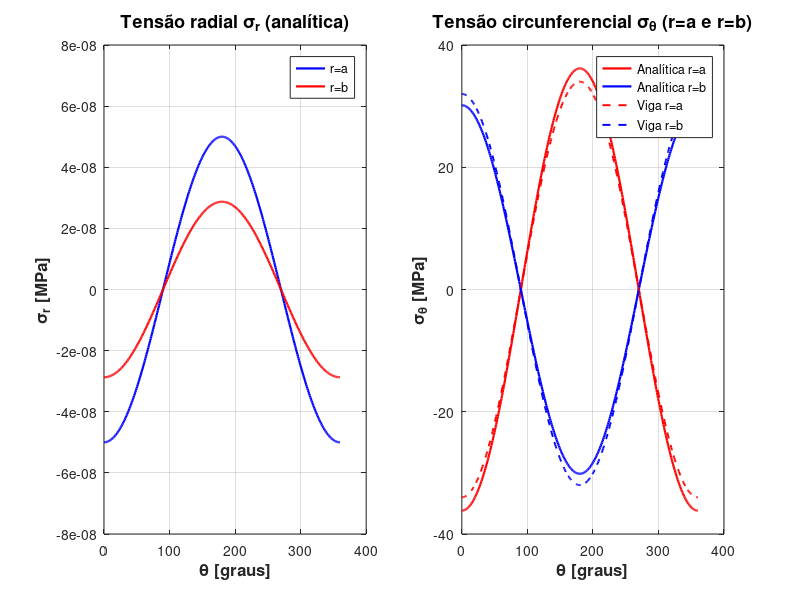

Write the MATLAB code that produced this figure. (Note: this script raises an error after producing the figure.)
%% ========================================================================
%  ANEL PLANO EM ESTADO PLANO DE TENSÕES
%  Comparação: Solução analítica × Teoria simples de viga (energia compl.)
%  Tensões, deformações e deslocamentos
% ========================================================================

clear; clc; close all;

%% ------------------ Dados geométricos e materiais -----------------------

a = 250e-3;            % [m] raio interno
b = 1.2 * a;           % [m] raio externo
E  = 200e9;            % [Pa]
nu = 0.30;             % [-]
t  = 4e-3;             % [m] espessura 
P  = 200;              % [N] força aplicada

Rm = (a + b)/2;        % [m] raio médio
h  = b - a;            % [m] espessura radial
I  = t * h^3 / 12;     % [m^4] momento de inércia (retangular)

% Constantes da função de tensão (item A)
A = 8.2226755804e7;    % [Pa/m³]
B = -4.62525501e5;     % [Pa·m]
D = -2.507916052e7;    % [Pa·m]

% Vetor angular (0 → 2π)
theta = linspace(0, 2*pi, 400);

%% ========================================================================
%  TENSÕES ANALÍTICAS σ_r e σ_θ
% ========================================================================

sigma_r_a = ( 2*A*a - 2*B/a^3 + D/a ) .* cos(theta); % [Pa]
sigma_r_b = ( 2*A*b - 2*B/b^3 + D/b ) .* cos(theta); % [Pa]
sigma_t_a = ( 6*A*a + 2*B/a^3 + D/a ) .* cos(theta); % [Pa]
sigma_t_b = ( 6*A*b + 2*B/b^3 + D/b ) .* cos(theta); % [Pa]

sigma_r_a_MPa = sigma_r_a / 1e6;
sigma_r_b_MPa = sigma_r_b / 1e6;
sigma_t_a_MPa = sigma_t_a / 1e6;
sigma_t_b_MPa = sigma_t_b / 1e6;

%% ------------------ Teoria de viga (corrigida) --------------------------
%  σθ(r=a,θ) = -P*cosθ/(t*h) - 3P(b+a)*cosθ/(t*h^2)
%  σθ(r=b,θ) = -P*cosθ/(t*h) + 3P(b+a)*cosθ/(t*h^2)
sigma_t_beam_a = -P*cos(theta)/(t*h) - 3*P*(b+a)*cos(theta)/(t*h^2);
sigma_t_beam_b = -P*cos(theta)/(t*h) + 3*P*(b+a)*cos(theta)/(t*h^2);
sigma_t_beam_a_MPa = sigma_t_beam_a / 1e6;
sigma_t_beam_b_MPa = sigma_t_beam_b / 1e6;

%% ------------------ Gráfico de tensões --------------------
figure('Color','w','Position',[200 200 850 450]);

% σr (analítica)
subplot(1,2,1)
plot(theta*180/pi, sigma_r_a_MPa, 'b-', 'LineWidth', 1.6); hold on;
plot(theta*180/pi, sigma_r_b_MPa, 'r-', 'LineWidth', 1.6);
xlabel('\theta [graus]', 'FontSize', 12, 'FontWeight', 'bold');
ylabel('\sigma_r [MPa]', 'FontSize', 12, 'FontWeight', 'bold');
title('Tensão radial \sigma_r (analítica)', 'FontSize', 13);
legend('r=a','r=b','Location','best');
grid on; box on;

% σθ (analítica × teoria de viga)
subplot(1,2,2)
hold on;
% Analítica
plot(theta*180/pi, sigma_t_a_MPa, 'r-', 'LineWidth', 1.6);
plot(theta*180/pi, sigma_t_b_MPa, 'b-', 'LineWidth', 1.6);
% Teoria de viga
plot(theta*180/pi, sigma_t_beam_a_MPa, 'r--', 'LineWidth', 1.4);
plot(theta*180/pi, sigma_t_beam_b_MPa, 'b--', 'LineWidth', 1.4);

xlabel('\theta [graus]', 'FontSize', 12, 'FontWeight', 'bold');
ylabel('\sigma_\theta [MPa]', 'FontSize', 12, 'FontWeight', 'bold');
title('Tensão circunferencial \sigma_\theta (r=a e r=b)', 'FontSize', 13);
legend({'Analítica r=a','Analítica r=b','Viga r=a','Viga r=b'}, 'Location','best');
grid on; box on; hold off;

sgtitle('Distribuição de Tensões – Analítica × Teoria de Viga (θ)', ...
    'FontSize', 14, 'FontWeight', 'bold');

%% ========================================================================
%  DEFORMAÇÕES ANALÍTICAS ε_r e ε_θ
% ========================================================================

eps_r_a = (sigma_r_a - nu .* sigma_t_a) ./ E;
eps_r_b = (sigma_r_b - nu .* sigma_t_b) ./ E;
eps_t_a = (sigma_t_a - nu .* sigma_r_a) ./ E;
eps_t_b = (sigma_t_b - nu .* sigma_r_b) ./ E;

eps_r_a_micro = eps_r_a * 1e6;
eps_r_b_micro = eps_r_b * 1e6;
eps_t_a_micro = eps_t_a * 1e6;
eps_t_b_micro = eps_t_b * 1e6;

% Teoria de viga (εθ = σθ / E)
eps_t_beam_a_micro = (sigma_t_beam_a / E) * 1e6;
eps_t_beam_b_micro = (sigma_t_beam_b / E) * 1e6;

%% ------------------ Gráfico de deformações ----------------
figure('Color','w','Position',[200 200 850 450]);

% εr (analítica)
subplot(1,2,1)
plot(theta*180/pi, eps_r_a_micro, 'b-', 'LineWidth', 1.6); hold on;
plot(theta*180/pi, eps_r_b_micro, 'r-', 'LineWidth', 1.6);
xlabel('\theta [graus]', 'FontSize', 12, 'FontWeight', 'bold');
ylabel('\epsilon_r [\mue/m]', 'FontSize', 12, 'FontWeight', 'bold');
title('Deformação radial \epsilon_r (analítica)', 'FontSize', 13);
legend('r=a','r=b','Location','best');
grid on; box on;

% εθ (analítica × teoria de viga)
subplot(1,2,2)
hold on;
% Analítica
plot(theta*180/pi, eps_t_a_micro, 'r-', 'LineWidth', 1.6);
plot(theta*180/pi, eps_t_b_micro, 'b-', 'LineWidth', 1.6);
% Teoria de viga
plot(theta*180/pi, eps_t_beam_a_micro, 'r--', 'LineWidth', 1.4);
plot(theta*180/pi, eps_t_beam_b_micro, 'b--', 'LineWidth', 1.4);

xlabel('\theta [graus]', 'FontSize', 12, 'FontWeight', 'bold');
ylabel('\epsilon_\theta [\mue/m]', 'FontSize', 12, 'FontWeight', 'bold');
title('Deformação circunferencial \epsilon_\theta (r=a e r=b)', 'FontSize', 13);
legend({'Analítica r=a','Analítica r=b','Viga r=a','Viga r=b'}, 'Location','best');
grid on; box on; hold off;

sgtitle('Distribuição de Deformações – Analítica × Teoria de Viga (θ)', ...
    'FontSize', 14, 'FontWeight', 'bold');


%% ========================================================================
%  DESLOCAMENTOS (Energia complementar)
% ========================================================================

% Parâmetro β pequeno 
beta = deg2rad(0.34);

% Fator comum
coef = P*Rm^3*(1 - cos(beta)) / (E*I);

% Deslocamentos pela teoria de viga (energia complementar)
u_theta_viga = coef*((theta - sin(theta)) - (beta - sin(beta)));  % [m]
u_r_viga     = coef*(cos(beta) - cos(theta));                     % [m]
u_theta_viga_mm = u_theta_viga * 1e3;
u_r_viga_mm     = u_r_viga * 1e3;

% Deslocamento analítico (circunferencial, em Rm)
beta_const = -(1/E)*((1 - 3*nu)*A*Rm^2 + (1 + nu)*B/Rm^2 + (1 - nu)*D*log(Rm));
u_theta_analit_mm = (sin(theta)/E) .* ((nu + 5)*A*Rm^2 + (1 + nu)*B/Rm^2 + ...
                      (1 - nu)*(1 - log(Rm))*D) * 1e3 - beta_const*theta*1e3;

%% ------------------ Gráfico de deslocamentos ----------------------------
figure('Color','w','Position',[200 200 950 450]);

subplot(1,2,1)
plot(theta*180/pi, u_r_viga_mm, 'b-', 'LineWidth', 1.6);
xlabel('\theta [graus]', 'FontSize', 12, 'FontWeight', 'bold');
ylabel('u_r [mm]', 'FontSize', 12, 'FontWeight', 'bold');
title('Deslocamento radial u_r (teoria de viga)', 'FontSize', 13);
grid on; box on;

subplot(1,2,2)
hold on;
plot(theta*180/pi, u_theta_analit_mm, 'r-', 'LineWidth', 1.6);
plot(theta*180/pi, u_theta_viga_mm, 'k--', 'LineWidth', 1.4);
xlabel('\theta [graus]', 'FontSize', 12, 'FontWeight', 'bold');
ylabel('u_\theta [mm]', 'FontSize', 12, 'FontWeight', 'bold');
title('Deslocamento circunferencial u_\theta', 'FontSize', 13);
legend('Analítica','Teoria de viga','Location','best');
grid on; box on; hold off;

sgtitle('Distribuição de Deslocamentos – Analítica × Teoria de Viga (θ)', ...
    'FontSize', 14, 'FontWeight', 'bold');
